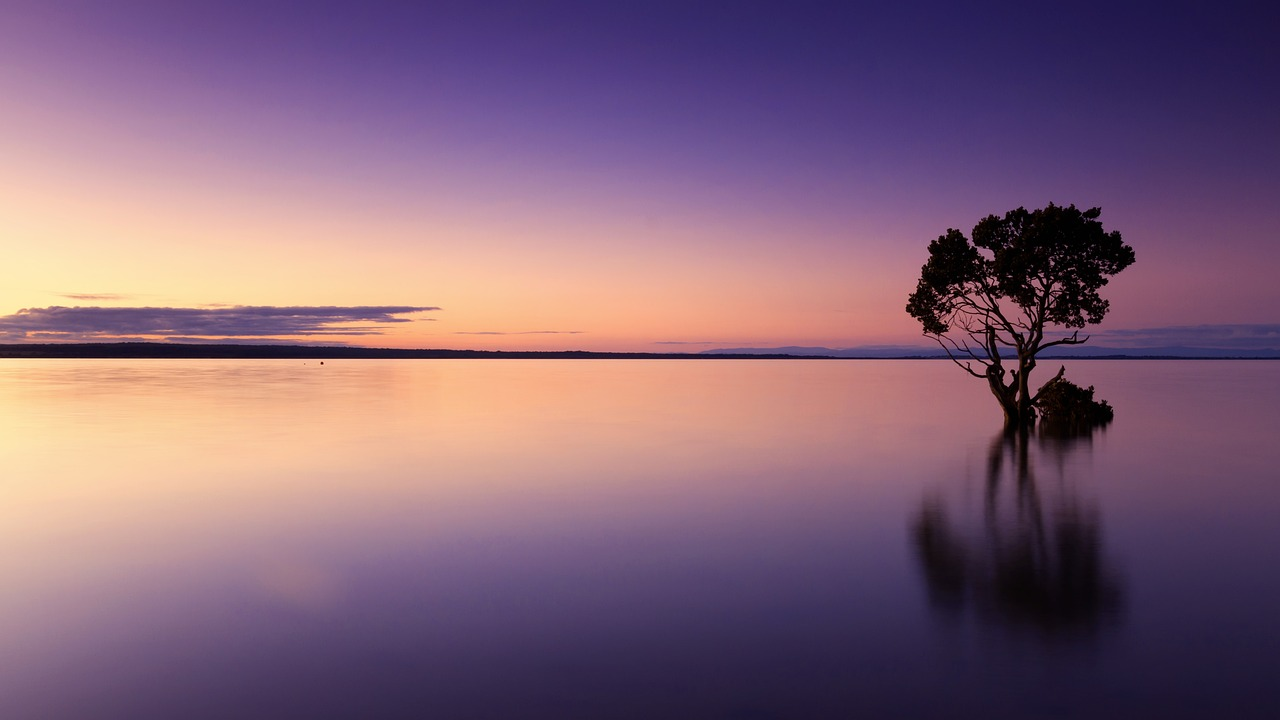
#> input picture sunset-1373171_1280.jpg, 1280 x 720 px, found by its file name
$ python image_seg1.py
#> lines starting #> are read from the running program, lines starting #| are printed output that depends on the picture
# -*- coding: utf-8 -*-
"""image seg1.ipynb

Automatically generated by Colaboratory.

Original file is located at
    https://colab.research.google.com/drive/1pqnRjQmm5HQIqolxkhPrE7BpcRygbIhK
"""

import matplotlib as mpl
import matplotlib.pyplot as plt
from sklearn.cluster import KMeans
import cv2

image = mpl.image.imread("/content/sunset-1373171_1280.jpg")
#> image is the input picture: shape (720, 1280, 3); mean R, G, B 130.5, 99, 119.5
plt.imshow(image)

image.shape

x = image.reshape(-1, 3)
x.shape

kmeans = KMeans(n_clusters=3, n_init= 10)

kmeans.fit(x)

seg_image = kmeans.cluster_centers_[kmeans.labels_]
seg_image = seg_image.reshape(image.shape)
plt.imshow(seg_image/255)

cv2.imwrite("/content/sunset-1373171_1280.jpg", cv2.cvtColor(image, cv2.COLOR_BGR2RGB))
cv2.imwrite("/content/sunset-1373171_1280.jpg", cv2.cvtColor(seg_image.astype("uint8"), cv2.COLOR_BGR2RGB))
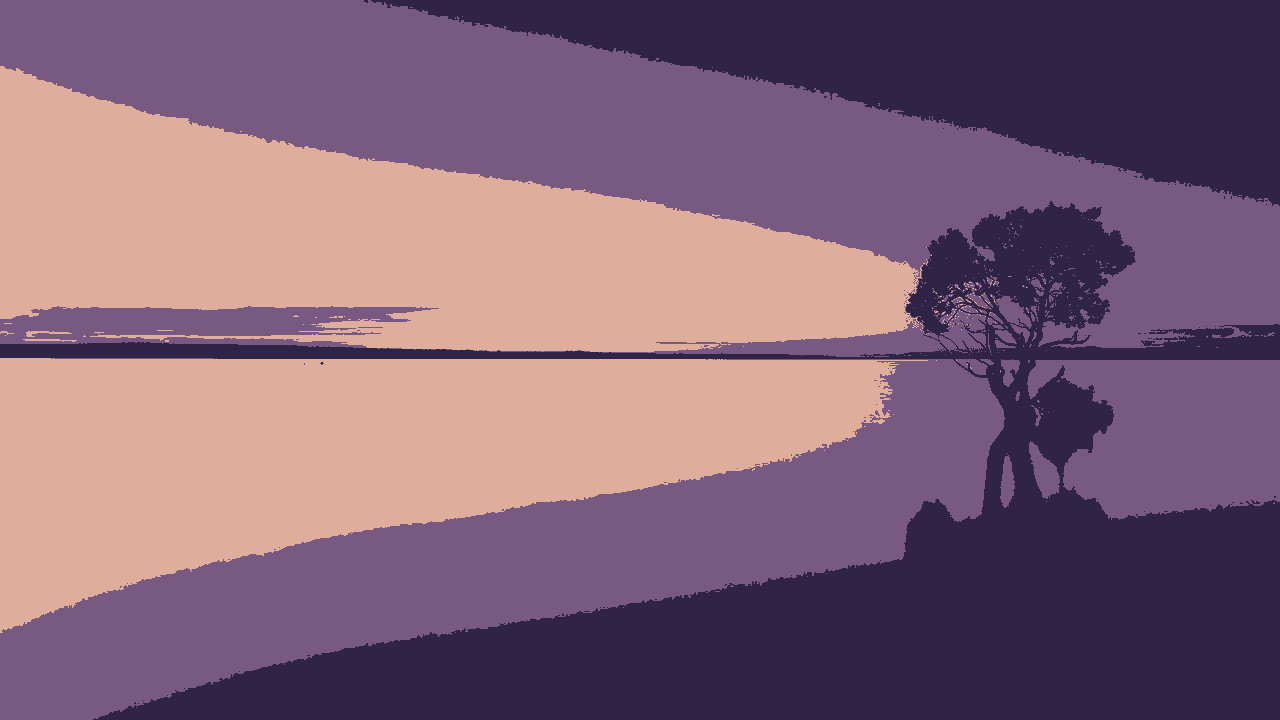
#> saved as sunset-1373171_1280.jpg: shape (720, 1280, 3); mean B, G, R 119.2, 98.9, 130
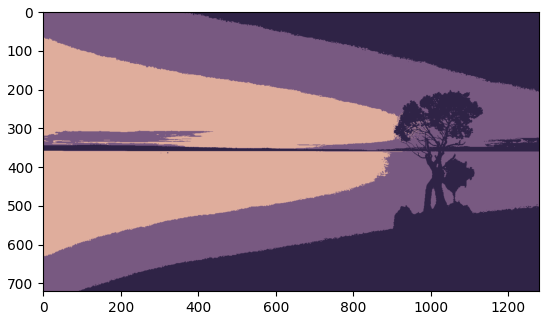
#> figure drawn by matplotlib, 1 panel
